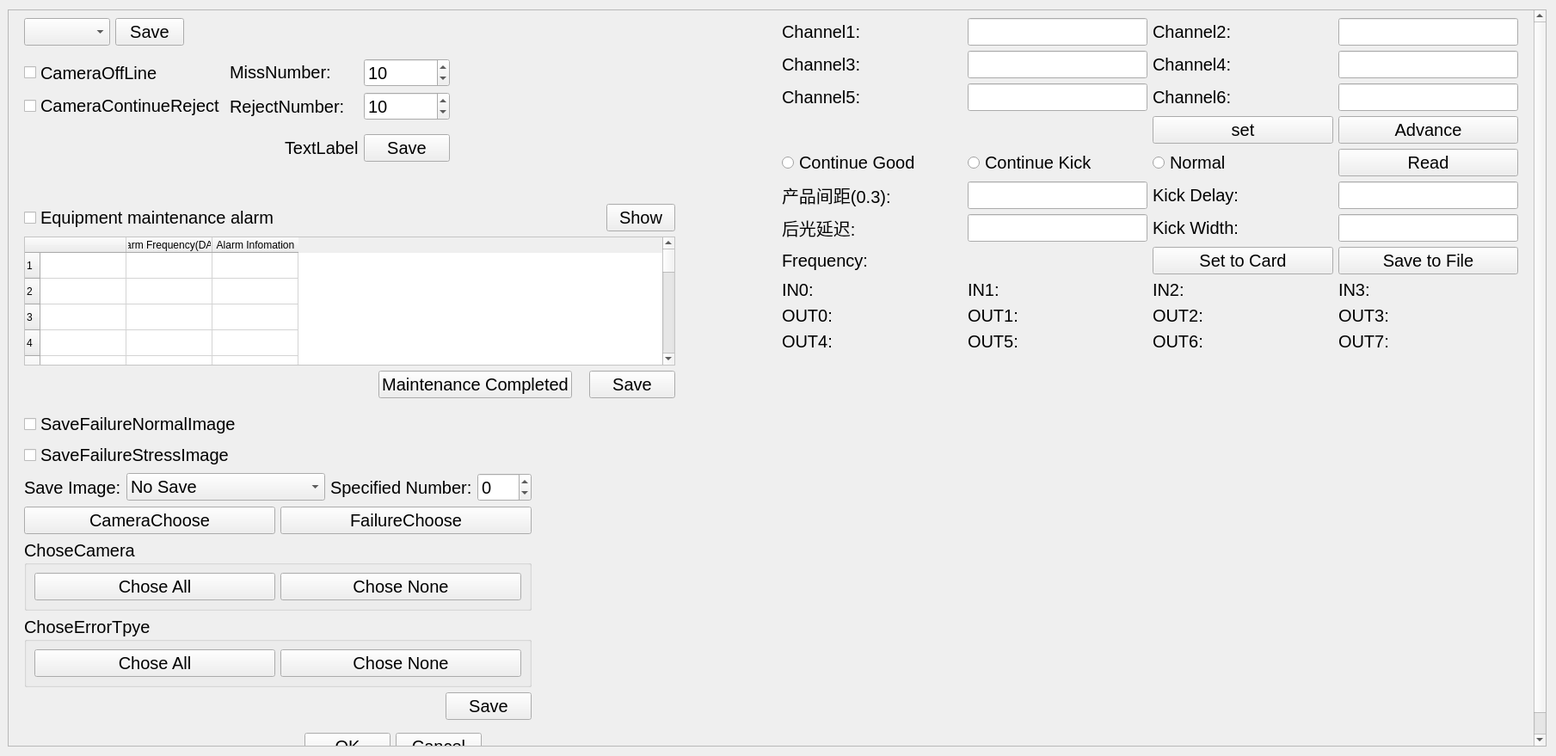
<?xml version="1.0" encoding="UTF-8"?>
<ui version="4.0">
 <class>WidgetTest</class>
 <widget class="QWidget" name="WidgetTest">
  <property name="geometry">
   <rect>
    <x>0</x>
    <y>0</y>
    <width>1809</width>
    <height>879</height>
   </rect>
  </property>
  <property name="minimumSize">
   <size>
    <width>0</width>
    <height>10</height>
   </size>
  </property>
  <property name="font">
   <font>
    <pointsize>15</pointsize>
   </font>
  </property>
  <property name="windowTitle">
   <string>Form</string>
  </property>
  <property name="styleSheet">
   <string notr="true"/>
  </property>
  <layout class="QHBoxLayout" name="horizontalLayout">
   <property name="leftMargin">
    <number>9</number>
   </property>
   <item>
    <widget class="QScrollArea" name="scrollArea">
     <property name="sizePolicy">
      <sizepolicy hsizetype="Preferred" vsizetype="Preferred">
       <horstretch>0</horstretch>
       <verstretch>0</verstretch>
      </sizepolicy>
     </property>
     <property name="styleSheet">
      <string notr="true"/>
     </property>
     <property name="widgetResizable">
      <bool>true</bool>
     </property>
     <widget class="QWidget" name="scrollAreaWidgetContents">
      <property name="geometry">
       <rect>
        <x>0</x>
        <y>0</y>
        <width>1772</width>
        <height>879</height>
       </rect>
      </property>
      <layout class="QHBoxLayout" name="horizontalLayout_2" stretch="1,1">
       <item>
        <layout class="QVBoxLayout" name="verticalLayout_14">
         <item>
          <widget class="DHBaseWidget" name="widget_LoginHoldTime" native="true">
           <property name="sizePolicy">
            <sizepolicy hsizetype="Minimum" vsizetype="Preferred">
             <horstretch>0</horstretch>
             <verstretch>0</verstretch>
            </sizepolicy>
           </property>
           <layout class="QVBoxLayout" name="verticalLayout_13">
            <property name="topMargin">
             <number>0</number>
            </property>
            <item>
             <layout class="QVBoxLayout" name="namelayout_LoginHoldTime"/>
            </item>
            <item>
             <layout class="QHBoxLayout" name="horizontalLayout_18">
              <item>
               <widget class="QComboBox" name="comboBox"/>
              </item>
              <item>
               <widget class="QPushButton" name="pushButton_2">
                <property name="text">
                 <string>Save</string>
                </property>
               </widget>
              </item>
              <item>
               <spacer name="horizontalSpacer_11">
                <property name="orientation">
                 <enum>Qt::Horizontal</enum>
                </property>
                <property name="sizeHint" stdset="0">
                 <size>
                  <width>40</width>
                  <height>20</height>
                 </size>
                </property>
               </spacer>
              </item>
             </layout>
            </item>
           </layout>
          </widget>
         </item>
         <item>
          <widget class="DHBaseWidget" name="widget_CameraSurveillance" native="true">
           <property name="sizePolicy">
            <sizepolicy hsizetype="Minimum" vsizetype="Preferred">
             <horstretch>0</horstretch>
             <verstretch>0</verstretch>
            </sizepolicy>
           </property>
           <layout class="QVBoxLayout" name="verticalLayout_18">
            <property name="topMargin">
             <number>0</number>
            </property>
            <item>
             <layout class="QHBoxLayout" name="horizontalLayout_27">
              <item>
               <layout class="QVBoxLayout" name="verticalLayout_19">
                <item>
                 <layout class="QHBoxLayout" name="horizontalLayout_28">
                  <item>
                   <widget class="QCheckBox" name="checkBox_CameraOffLine">
                    <property name="sizePolicy">
                     <sizepolicy hsizetype="Preferred" vsizetype="Preferred">
                      <horstretch>0</horstretch>
                      <verstretch>0</verstretch>
                     </sizepolicy>
                    </property>
                    <property name="text">
                     <string>CameraOffLine</string>
                    </property>
                   </widget>
                  </item>
                  <item>
                   <widget class="QLabel" name="label_MissNumber">
                    <property name="minimumSize">
                     <size>
                      <width>15</width>
                      <height>0</height>
                     </size>
                    </property>
                    <property name="maximumSize">
                     <size>
                      <width>150</width>
                      <height>16777215</height>
                     </size>
                    </property>
                    <property name="font">
                     <font>
                      <pointsize>15</pointsize>
                     </font>
                    </property>
                    <property name="mouseTracking">
                     <bool>false</bool>
                    </property>
                    <property name="focusPolicy">
                     <enum>Qt::StrongFocus</enum>
                    </property>
                    <property name="text">
                     <string>MissNumber:</string>
                    </property>
                   </widget>
                  </item>
                  <item>
                   <widget class="QSpinBox" name="spinBox_OffLineNumber">
                    <property name="minimumSize">
                     <size>
                      <width>100</width>
                      <height>0</height>
                     </size>
                    </property>
                    <property name="maximumSize">
                     <size>
                      <width>100</width>
                      <height>16777215</height>
                     </size>
                    </property>
                    <property name="font">
                     <font>
                      <pointsize>15</pointsize>
                     </font>
                    </property>
                    <property name="minimum">
                     <number>1</number>
                    </property>
                    <property name="maximum">
                     <number>999</number>
                    </property>
                    <property name="value">
                     <number>10</number>
                    </property>
                   </widget>
                  </item>
                 </layout>
                </item>
                <item>
                 <layout class="QHBoxLayout" name="horizontalLayout_30">
                  <item>
                   <widget class="QCheckBox" name="checkBox_CameraContinueReject">
                    <property name="text">
                     <string>CameraContinueReject</string>
                    </property>
                   </widget>
                  </item>
                  <item>
                   <widget class="QLabel" name="label_rejectNumber">
                    <property name="minimumSize">
                     <size>
                      <width>150</width>
                      <height>0</height>
                     </size>
                    </property>
                    <property name="maximumSize">
                     <size>
                      <width>150</width>
                      <height>16777215</height>
                     </size>
                    </property>
                    <property name="font">
                     <font>
                      <pointsize>15</pointsize>
                     </font>
                    </property>
                    <property name="text">
                     <string>RejectNumber:</string>
                    </property>
                   </widget>
                  </item>
                  <item>
                   <widget class="QSpinBox" name="spinBox_RejectNo">
                    <property name="minimumSize">
                     <size>
                      <width>100</width>
                      <height>0</height>
                     </size>
                    </property>
                    <property name="maximumSize">
                     <size>
                      <width>100</width>
                      <height>16777215</height>
                     </size>
                    </property>
                    <property name="font">
                     <font>
                      <pointsize>15</pointsize>
                     </font>
                    </property>
                    <property name="minimum">
                     <number>1</number>
                    </property>
                    <property name="maximum">
                     <number>999</number>
                    </property>
                    <property name="value">
                     <number>10</number>
                    </property>
                   </widget>
                  </item>
                 </layout>
                </item>
                <item>
                 <widget class="QWidget" name="widget_StatisErrorType_4" native="true">
                  <property name="minimumSize">
                   <size>
                    <width>0</width>
                    <height>0</height>
                   </size>
                  </property>
                  <layout class="QGridLayout" name="gridLayout_25">
                   <property name="margin">
                    <number>2</number>
                   </property>
                   <item row="0" column="0">
                    <layout class="QGridLayout" name="layoutStatisErrorType_4"/>
                   </item>
                  </layout>
                 </widget>
                </item>
                <item>
                 <layout class="QHBoxLayout" name="horizontalLayout_31">
                  <item>
                   <spacer name="horizontalSpacer_15">
                    <property name="orientation">
                     <enum>Qt::Horizontal</enum>
                    </property>
                    <property name="sizeHint" stdset="0">
                     <size>
                      <width>40</width>
                      <height>20</height>
                     </size>
                    </property>
                   </spacer>
                  </item>
                  <item>
                   <widget class="QLabel" name="CameraMonitor_Status">
                    <property name="text">
                     <string>TextLabel</string>
                    </property>
                   </widget>
                  </item>
                  <item>
                   <widget class="QPushButton" name="btnOK_CameraSurveillance">
                    <property name="minimumSize">
                     <size>
                      <width>100</width>
                      <height>0</height>
                     </size>
                    </property>
                    <property name="text">
                     <string>Save</string>
                    </property>
                   </widget>
                  </item>
                 </layout>
                </item>
               </layout>
              </item>
              <item>
               <spacer name="horizontalSpacer_16">
                <property name="orientation">
                 <enum>Qt::Horizontal</enum>
                </property>
                <property name="sizeHint" stdset="0">
                 <size>
                  <width>40</width>
                  <height>20</height>
                 </size>
                </property>
               </spacer>
              </item>
             </layout>
            </item>
           </layout>
          </widget>
         </item>
         <item>
          <widget class="DHBaseWidget" name="widget_EquipAlarm" native="true">
           <property name="minimumSize">
            <size>
             <width>0</width>
             <height>0</height>
            </size>
           </property>
           <layout class="QVBoxLayout" name="verticalLayout_17">
            <property name="spacing">
             <number>0</number>
            </property>
            <property name="leftMargin">
             <number>0</number>
            </property>
            <property name="topMargin">
             <number>25</number>
            </property>
            <property name="rightMargin">
             <number>0</number>
            </property>
            <property name="bottomMargin">
             <number>0</number>
            </property>
            <item>
             <layout class="QVBoxLayout" name="namelayout_CameraSurveillance"/>
            </item>
            <item>
             <widget class="QWidget" name="widget_2" native="true">
              <layout class="QHBoxLayout" name="horizontalLayout_23">
               <item>
                <layout class="QVBoxLayout" name="verticalLayout_20">
                 <item>
                  <layout class="QHBoxLayout" name="horizontalLayout_19">
                   <item>
                    <widget class="QCheckBox" name="checkBox_EquipAlarm">
                     <property name="sizePolicy">
                      <sizepolicy hsizetype="Expanding" vsizetype="Fixed">
                       <horstretch>0</horstretch>
                       <verstretch>0</verstretch>
                      </sizepolicy>
                     </property>
                     <property name="text">
                      <string>Equipment maintenance alarm</string>
                     </property>
                    </widget>
                   </item>
                   <item>
                    <widget class="QPushButton" name="ShowAlarmSet_btn">
                     <property name="text">
                      <string>Show</string>
                     </property>
                     <property name="checkable">
                      <bool>true</bool>
                     </property>
                    </widget>
                   </item>
                  </layout>
                 </item>
                 <item>
                  <widget class="QTableWidget" name="tableWidget_EquipAlarm">
                   <property name="minimumSize">
                    <size>
                     <width>650</width>
                     <height>150</height>
                    </size>
                   </property>
                   <property name="styleSheet">
                    <string notr="true">QTableWidget{
background:#FFFFFF;
}
</string>
                   </property>
                   <property name="rowCount">
                    <number>20</number>
                   </property>
                   <attribute name="horizontalHeaderDefaultSectionSize">
                    <number>100</number>
                   </attribute>
                   <row/>
                   <row/>
                   <row/>
                   <row/>
                   <row/>
                   <row/>
                   <row/>
                   <row/>
                   <row/>
                   <row/>
                   <row/>
                   <row/>
                   <row/>
                   <row/>
                   <row/>
                   <row/>
                   <row/>
                   <row/>
                   <row/>
                   <row/>
                   <column>
                    <property name="text">
                     <string/>
                    </property>
                   </column>
                   <column>
                    <property name="text">
                     <string>Alarm Frequency(DAY)</string>
                    </property>
                   </column>
                   <column>
                    <property name="text">
                     <string>Alarm Infomation</string>
                    </property>
                   </column>
                  </widget>
                 </item>
                 <item>
                  <layout class="QHBoxLayout" name="horizontalLayout_20">
                   <property name="spacing">
                    <number>20</number>
                   </property>
                   <item>
                    <spacer name="horizontalSpacer">
                     <property name="orientation">
                      <enum>Qt::Horizontal</enum>
                     </property>
                     <property name="sizeHint" stdset="0">
                      <size>
                       <width>40</width>
                       <height>20</height>
                      </size>
                     </property>
                    </spacer>
                   </item>
                   <item>
                    <layout class="QGridLayout" name="gridLayout_EquipAlarm">
                     <property name="horizontalSpacing">
                      <number>3</number>
                     </property>
                     <property name="verticalSpacing">
                      <number>2</number>
                     </property>
                    </layout>
                   </item>
                   <item>
                    <widget class="QPushButton" name="btn_ClearAlarm">
                     <property name="text">
                      <string>Maintenance Completed</string>
                     </property>
                    </widget>
                   </item>
                   <item>
                    <widget class="QPushButton" name="btnOk_EquipAlarm">
                     <property name="minimumSize">
                      <size>
                       <width>100</width>
                       <height>0</height>
                      </size>
                     </property>
                     <property name="text">
                      <string>Save</string>
                     </property>
                    </widget>
                   </item>
                  </layout>
                 </item>
                </layout>
               </item>
               <item>
                <spacer name="horizontalSpacer_9">
                 <property name="orientation">
                  <enum>Qt::Horizontal</enum>
                 </property>
                 <property name="sizeType">
                  <enum>QSizePolicy::Fixed</enum>
                 </property>
                 <property name="sizeHint" stdset="0">
                  <size>
                   <width>100</width>
                   <height>20</height>
                  </size>
                 </property>
                </spacer>
               </item>
              </layout>
             </widget>
            </item>
           </layout>
          </widget>
         </item>
         <item>
          <widget class="DHBaseWidget" name="widget_saveImageSet" native="true">
           <property name="sizePolicy">
            <sizepolicy hsizetype="Minimum" vsizetype="Preferred">
             <horstretch>0</horstretch>
             <verstretch>0</verstretch>
            </sizepolicy>
           </property>
           <layout class="QVBoxLayout" name="verticalLayout_16">
            <property name="topMargin">
             <number>0</number>
            </property>
            <item>
             <layout class="QHBoxLayout" name="horizontalLayout_16">
              <item>
               <layout class="QVBoxLayout" name="verticalLayout_15">
                <item>
                 <layout class="QVBoxLayout" name="verticalLayout">
                  <item>
                   <layout class="QVBoxLayout" name="namelayout_saveImage"/>
                  </item>
                  <item>
                   <widget class="QCheckBox" name="checkBox_saveFailureNormalImage">
                    <property name="text">
                     <string>SaveFailureNormalImage</string>
                    </property>
                   </widget>
                  </item>
                  <item>
                   <widget class="QCheckBox" name="checkBox_saveFailureStressImage">
                    <property name="text">
                     <string>SaveFailureStressImage</string>
                    </property>
                   </widget>
                  </item>
                  <item>
                   <layout class="QHBoxLayout" name="horizontalLayout_9">
                    <item>
                     <widget class="QLabel" name="label_Mode">
                      <property name="font">
                       <font>
                        <pointsize>15</pointsize>
                       </font>
                      </property>
                      <property name="text">
                       <string>Save Image:</string>
                      </property>
                     </widget>
                    </item>
                    <item>
                     <widget class="QComboBox" name="comboBox_SaveMode">
                      <item>
                       <property name="text">
                        <string>No Save</string>
                       </property>
                      </item>
                      <item>
                       <property name="text">
                        <string>All Image(specified)</string>
                       </property>
                      </item>
                      <item>
                       <property name="text">
                        <string>Failur Image(specified)</string>
                       </property>
                      </item>
                     </widget>
                    </item>
                    <item>
                     <widget class="QLabel" name="label_Number">
                      <property name="font">
                       <font>
                        <pointsize>15</pointsize>
                       </font>
                      </property>
                      <property name="text">
                       <string>Specified Number:</string>
                      </property>
                     </widget>
                    </item>
                    <item>
                     <widget class="QSpinBox" name="spinBox_Number">
                      <property name="font">
                       <font>
                        <pointsize>15</pointsize>
                       </font>
                      </property>
                      <property name="minimum">
                       <number>-1</number>
                      </property>
                      <property name="maximum">
                       <number>999</number>
                      </property>
                     </widget>
                    </item>
                   </layout>
                  </item>
                  <item>
                   <layout class="QHBoxLayout" name="horizontalLayout_14">
                    <item>
                     <widget class="QPushButton" name="btnChoseCamera">
                      <property name="text">
                       <string>CameraChoose</string>
                      </property>
                     </widget>
                    </item>
                    <item>
                     <widget class="QPushButton" name="btnChoseErrorType">
                      <property name="text">
                       <string>FailureChoose</string>
                      </property>
                     </widget>
                    </item>
                   </layout>
                  </item>
                 </layout>
                </item>
                <item>
                 <widget class="QGroupBox" name="groupBox_ChoseCamera">
                  <property name="title">
                   <string>ChoseCamera</string>
                  </property>
                  <layout class="QGridLayout" name="gridLayout_8">
                   <item row="0" column="0" colspan="2">
                    <layout class="QGridLayout" name="layoutChoseCamera"/>
                   </item>
                   <item row="1" column="0">
                    <widget class="QPushButton" name="pushButton_choseAllCamera">
                     <property name="text">
                      <string>Chose All</string>
                     </property>
                    </widget>
                   </item>
                   <item row="1" column="1">
                    <widget class="QPushButton" name="pushButton_choseNoneCamera">
                     <property name="text">
                      <string>Chose None</string>
                     </property>
                    </widget>
                   </item>
                  </layout>
                 </widget>
                </item>
                <item>
                 <widget class="QGroupBox" name="groupBox_ChoseErrorType">
                  <property name="title">
                   <string>ChoseErrorTpye</string>
                  </property>
                  <layout class="QGridLayout" name="gridLayout_14">
                   <item row="0" column="0" colspan="2">
                    <layout class="QVBoxLayout" name="layoutChoseErrorType"/>
                   </item>
                   <item row="1" column="0">
                    <widget class="QPushButton" name="pushButton_choseAllErrorType">
                     <property name="text">
                      <string>Chose All</string>
                     </property>
                    </widget>
                   </item>
                   <item row="1" column="1">
                    <widget class="QPushButton" name="pushButton_choseNoneErrorType">
                     <property name="text">
                      <string>Chose None</string>
                     </property>
                    </widget>
                   </item>
                  </layout>
                 </widget>
                </item>
                <item>
                 <layout class="QHBoxLayout" name="horizontalLayout_5">
                  <item>
                   <spacer name="horizontalSpacer_4">
                    <property name="orientation">
                     <enum>Qt::Horizontal</enum>
                    </property>
                    <property name="sizeHint" stdset="0">
                     <size>
                      <width>40</width>
                      <height>20</height>
                     </size>
                    </property>
                   </spacer>
                  </item>
                  <item>
                   <widget class="QPushButton" name="btnOK_Save">
                    <property name="minimumSize">
                     <size>
                      <width>100</width>
                      <height>0</height>
                     </size>
                    </property>
                    <property name="text">
                     <string>Save</string>
                    </property>
                   </widget>
                  </item>
                 </layout>
                </item>
               </layout>
              </item>
              <item>
               <spacer name="horizontalSpacer_5">
                <property name="orientation">
                 <enum>Qt::Horizontal</enum>
                </property>
                <property name="sizeHint" stdset="0">
                 <size>
                  <width>40</width>
                  <height>20</height>
                 </size>
                </property>
               </spacer>
              </item>
             </layout>
            </item>
           </layout>
          </widget>
         </item>
         <item>
          <layout class="QVBoxLayout" name="verticalLayout_7">
           <item>
            <layout class="QVBoxLayout" name="layoutSample"/>
           </item>
           <item>
            <layout class="QHBoxLayout" name="horizontalLayout_3">
             <item>
              <spacer name="horizontalSpacer_3">
               <property name="orientation">
                <enum>Qt::Horizontal</enum>
               </property>
               <property name="sizeHint" stdset="0">
                <size>
                 <width>40</width>
                 <height>20</height>
                </size>
               </property>
              </spacer>
             </item>
             <item>
              <widget class="QPushButton" name="btnOK">
               <property name="minimumSize">
                <size>
                 <width>100</width>
                 <height>0</height>
                </size>
               </property>
               <property name="text">
                <string>OK</string>
               </property>
              </widget>
             </item>
             <item>
              <widget class="QPushButton" name="btnCancel">
               <property name="minimumSize">
                <size>
                 <width>100</width>
                 <height>0</height>
                </size>
               </property>
               <property name="text">
                <string>Cancel</string>
               </property>
              </widget>
             </item>
             <item>
              <spacer name="horizontalSpacer_2">
               <property name="orientation">
                <enum>Qt::Horizontal</enum>
               </property>
               <property name="sizeHint" stdset="0">
                <size>
                 <width>40</width>
                 <height>20</height>
                </size>
               </property>
              </spacer>
             </item>
            </layout>
           </item>
           <item>
            <spacer name="verticalSpacer">
             <property name="orientation">
              <enum>Qt::Vertical</enum>
             </property>
             <property name="sizeHint" stdset="0">
              <size>
               <width>20</width>
               <height>40</height>
              </size>
             </property>
            </spacer>
           </item>
          </layout>
         </item>
        </layout>
       </item>
       <item>
        <layout class="QVBoxLayout" name="verticalLayout_4">
         <item>
          <widget class="DHBaseWidget" name="widget_IOCardSet" native="true">
           <layout class="QVBoxLayout" name="verticalLayout_11">
            <property name="topMargin">
             <number>0</number>
            </property>
            <item>
             <layout class="QVBoxLayout" name="widget_IOCounter"/>
            </item>
            <item>
             <layout class="QGridLayout" name="gridLayout_15">
              <item row="6" column="4">
               <widget class="QLineEdit" name="KickDelay">
                <property name="sizePolicy">
                 <sizepolicy hsizetype="Preferred" vsizetype="Preferred">
                  <horstretch>0</horstretch>
                  <verstretch>0</verstretch>
                 </sizepolicy>
                </property>
               </widget>
              </item>
              <item row="6" column="3">
               <widget class="QLabel" name="label_20">
                <property name="text">
                 <string>Kick Delay:</string>
                </property>
               </widget>
              </item>
              <item row="3" column="4">
               <widget class="QLineEdit" name="Delay6">
                <property name="sizePolicy">
                 <sizepolicy hsizetype="Preferred" vsizetype="Preferred">
                  <horstretch>0</horstretch>
                  <verstretch>0</verstretch>
                 </sizepolicy>
                </property>
               </widget>
              </item>
              <item row="2" column="4">
               <widget class="QLineEdit" name="Delay4">
                <property name="sizePolicy">
                 <sizepolicy hsizetype="Preferred" vsizetype="Preferred">
                  <horstretch>0</horstretch>
                  <verstretch>0</verstretch>
                 </sizepolicy>
                </property>
               </widget>
              </item>
              <item row="10" column="0">
               <widget class="QLabel" name="label_IN0">
                <property name="text">
                 <string>IN0:</string>
                </property>
               </widget>
              </item>
              <item row="9" column="0">
               <widget class="QLabel" name="label_frequency">
                <property name="text">
                 <string>Frequency:</string>
                </property>
               </widget>
              </item>
              <item row="3" column="3">
               <widget class="QLabel" name="label_11">
                <property name="text">
                 <string>Channel6:</string>
                </property>
               </widget>
              </item>
              <item row="12" column="1">
               <widget class="QLabel" name="label_OUT5">
                <property name="text">
                 <string>OUT5:</string>
                </property>
               </widget>
              </item>
              <item row="12" column="0">
               <widget class="QLabel" name="label_OUT4">
                <property name="text">
                 <string>OUT4:</string>
                </property>
               </widget>
              </item>
              <item row="7" column="1">
               <widget class="QLineEdit" name="lineDelay">
                <property name="sizePolicy">
                 <sizepolicy hsizetype="Preferred" vsizetype="Preferred">
                  <horstretch>0</horstretch>
                  <verstretch>0</verstretch>
                 </sizepolicy>
                </property>
               </widget>
              </item>
              <item row="10" column="3">
               <widget class="QLabel" name="label_IN2">
                <property name="text">
                 <string>IN2:</string>
                </property>
               </widget>
              </item>
              <item row="12" column="3">
               <widget class="QLabel" name="label_OUT6">
                <property name="text">
                 <string>OUT6:</string>
                </property>
               </widget>
              </item>
              <item row="13" column="4">
               <widget class="QLabel" name="label_29">
                <property name="text">
                 <string/>
                </property>
               </widget>
              </item>
              <item row="11" column="0">
               <widget class="QLabel" name="label_OUT0">
                <property name="text">
                 <string>OUT0:</string>
                </property>
               </widget>
              </item>
              <item row="6" column="1">
               <widget class="QLineEdit" name="Distance1to4">
                <property name="sizePolicy">
                 <sizepolicy hsizetype="Preferred" vsizetype="Preferred">
                  <horstretch>0</horstretch>
                  <verstretch>0</verstretch>
                 </sizepolicy>
                </property>
                <property name="maximumSize">
                 <size>
                  <width>16777215</width>
                  <height>16777215</height>
                 </size>
                </property>
               </widget>
              </item>
              <item row="1" column="0">
               <widget class="QLabel" name="label_6">
                <property name="sizePolicy">
                 <sizepolicy hsizetype="Preferred" vsizetype="Preferred">
                  <horstretch>0</horstretch>
                  <verstretch>0</verstretch>
                 </sizepolicy>
                </property>
                <property name="text">
                 <string>Channel1:</string>
                </property>
               </widget>
              </item>
              <item row="10" column="1">
               <widget class="QLabel" name="label_IN1">
                <property name="text">
                 <string>IN1:</string>
                </property>
               </widget>
              </item>
              <item row="13" column="0">
               <widget class="QLabel" name="label_23">
                <property name="text">
                 <string/>
                </property>
               </widget>
              </item>
              <item row="2" column="3">
               <widget class="QLabel" name="label_9">
                <property name="text">
                 <string>Channel4:</string>
                </property>
               </widget>
              </item>
              <item row="1" column="3">
               <widget class="QLabel" name="label_7">
                <property name="text">
                 <string>Channel2:</string>
                </property>
               </widget>
              </item>
              <item row="11" column="1">
               <widget class="QLabel" name="label_OUT1">
                <property name="text">
                 <string>OUT1:</string>
                </property>
               </widget>
              </item>
              <item row="7" column="0">
               <widget class="QLabel" name="label_5">
                <property name="text">
                 <string>后光延迟:</string>
                </property>
               </widget>
              </item>
              <item row="7" column="3">
               <widget class="QLabel" name="label_19">
                <property name="sizePolicy">
                 <sizepolicy hsizetype="Preferred" vsizetype="Preferred">
                  <horstretch>0</horstretch>
                  <verstretch>0</verstretch>
                 </sizepolicy>
                </property>
                <property name="text">
                 <string>Kick Width:</string>
                </property>
               </widget>
              </item>
              <item row="13" column="3">
               <widget class="QLabel" name="label_24">
                <property name="text">
                 <string/>
                </property>
               </widget>
              </item>
              <item row="9" column="3">
               <widget class="QPushButton" name="settocard">
                <property name="sizePolicy">
                 <sizepolicy hsizetype="Preferred" vsizetype="Preferred">
                  <horstretch>0</horstretch>
                  <verstretch>0</verstretch>
                 </sizepolicy>
                </property>
                <property name="text">
                 <string>Set to Card</string>
                </property>
               </widget>
              </item>
              <item row="4" column="4">
               <widget class="QPushButton" name="advance1">
                <property name="sizePolicy">
                 <sizepolicy hsizetype="Preferred" vsizetype="Preferred">
                  <horstretch>0</horstretch>
                  <verstretch>0</verstretch>
                 </sizepolicy>
                </property>
                <property name="text">
                 <string>Advance</string>
                </property>
               </widget>
              </item>
              <item row="6" column="0">
               <widget class="QLabel" name="label_3">
                <property name="sizePolicy">
                 <sizepolicy hsizetype="Preferred" vsizetype="Preferred">
                  <horstretch>0</horstretch>
                  <verstretch>0</verstretch>
                 </sizepolicy>
                </property>
                <property name="text">
                 <string>产品间距(0.3):</string>
                </property>
               </widget>
              </item>
              <item row="11" column="3">
               <widget class="QLabel" name="label_OUT2">
                <property name="text">
                 <string>OUT2:</string>
                </property>
               </widget>
              </item>
              <item row="14" column="0">
               <widget class="QLabel" name="label_28">
                <property name="text">
                 <string/>
                </property>
               </widget>
              </item>
              <item row="13" column="1">
               <widget class="QLabel" name="label_15">
                <property name="text">
                 <string/>
                </property>
               </widget>
              </item>
              <item row="1" column="1">
               <widget class="QLineEdit" name="Delay1">
                <property name="sizePolicy">
                 <sizepolicy hsizetype="Preferred" vsizetype="Preferred">
                  <horstretch>0</horstretch>
                  <verstretch>0</verstretch>
                 </sizepolicy>
                </property>
               </widget>
              </item>
              <item row="10" column="4">
               <widget class="QLabel" name="label_IN3">
                <property name="text">
                 <string>IN3:</string>
                </property>
               </widget>
              </item>
              <item row="3" column="0">
               <widget class="QLabel" name="label_10">
                <property name="text">
                 <string>Channel5:</string>
                </property>
               </widget>
              </item>
              <item row="7" column="4">
               <widget class="QLineEdit" name="KickWidth">
                <property name="sizePolicy">
                 <sizepolicy hsizetype="Preferred" vsizetype="Preferred">
                  <horstretch>0</horstretch>
                  <verstretch>0</verstretch>
                 </sizepolicy>
                </property>
               </widget>
              </item>
              <item row="2" column="0">
               <widget class="QLabel" name="label_8">
                <property name="sizePolicy">
                 <sizepolicy hsizetype="Preferred" vsizetype="Preferred">
                  <horstretch>0</horstretch>
                  <verstretch>0</verstretch>
                 </sizepolicy>
                </property>
                <property name="text">
                 <string>Channel3:</string>
                </property>
               </widget>
              </item>
              <item row="1" column="4">
               <widget class="QLineEdit" name="Delay2">
                <property name="sizePolicy">
                 <sizepolicy hsizetype="Preferred" vsizetype="Preferred">
                  <horstretch>0</horstretch>
                  <verstretch>0</verstretch>
                 </sizepolicy>
                </property>
               </widget>
              </item>
              <item row="2" column="1">
               <widget class="QLineEdit" name="Delay3">
                <property name="sizePolicy">
                 <sizepolicy hsizetype="Preferred" vsizetype="Preferred">
                  <horstretch>0</horstretch>
                  <verstretch>0</verstretch>
                 </sizepolicy>
                </property>
               </widget>
              </item>
              <item row="11" column="4">
               <widget class="QLabel" name="label_OUT3">
                <property name="text">
                 <string>OUT3:</string>
                </property>
               </widget>
              </item>
              <item row="9" column="4">
               <widget class="QPushButton" name="settofile">
                <property name="sizePolicy">
                 <sizepolicy hsizetype="Preferred" vsizetype="Preferred">
                  <horstretch>0</horstretch>
                  <verstretch>0</verstretch>
                 </sizepolicy>
                </property>
                <property name="text">
                 <string>Save to File</string>
                </property>
               </widget>
              </item>
              <item row="5" column="4">
               <widget class="QPushButton" name="read">
                <property name="sizePolicy">
                 <sizepolicy hsizetype="Preferred" vsizetype="Preferred">
                  <horstretch>0</horstretch>
                  <verstretch>0</verstretch>
                 </sizepolicy>
                </property>
                <property name="text">
                 <string>Read</string>
                </property>
               </widget>
              </item>
              <item row="12" column="4">
               <widget class="QLabel" name="label_OUT7">
                <property name="text">
                 <string>OUT7:</string>
                </property>
               </widget>
              </item>
              <item row="5" column="1">
               <widget class="QRadioButton" name="radioButton_bad">
                <property name="sizePolicy">
                 <sizepolicy hsizetype="Preferred" vsizetype="Preferred">
                  <horstretch>0</horstretch>
                  <verstretch>0</verstretch>
                 </sizepolicy>
                </property>
                <property name="text">
                 <string>Continue Kick</string>
                </property>
               </widget>
              </item>
              <item row="4" column="3">
               <widget class="QPushButton" name="pushButton_set">
                <property name="text">
                 <string>set</string>
                </property>
               </widget>
              </item>
              <item row="5" column="0">
               <widget class="QRadioButton" name="radioButton_good">
                <property name="sizePolicy">
                 <sizepolicy hsizetype="Preferred" vsizetype="Preferred">
                  <horstretch>0</horstretch>
                  <verstretch>0</verstretch>
                 </sizepolicy>
                </property>
                <property name="text">
                 <string>Continue Good</string>
                </property>
               </widget>
              </item>
              <item row="3" column="1">
               <widget class="QLineEdit" name="Delay5">
                <property name="sizePolicy">
                 <sizepolicy hsizetype="Preferred" vsizetype="Preferred">
                  <horstretch>0</horstretch>
                  <verstretch>0</verstretch>
                 </sizepolicy>
                </property>
               </widget>
              </item>
              <item row="5" column="3">
               <widget class="QRadioButton" name="radioButton_normal">
                <property name="text">
                 <string>Normal</string>
                </property>
               </widget>
              </item>
             </layout>
            </item>
            <item>
             <spacer name="verticalSpacer_2">
              <property name="orientation">
               <enum>Qt::Vertical</enum>
              </property>
              <property name="sizeHint" stdset="0">
               <size>
                <width>20</width>
                <height>40</height>
               </size>
              </property>
             </spacer>
            </item>
           </layout>
           <zorder></zorder>
           <zorder></zorder>
           <zorder>verticalSpacer_2</zorder>
          </widget>
         </item>
        </layout>
       </item>
      </layout>
      <zorder></zorder>
      <zorder></zorder>
     </widget>
    </widget>
   </item>
  </layout>
 </widget>
 <customwidgets>
  <customwidget>
   <class>DHBaseWidget</class>
   <extends>QWidget</extends>
   <header>dhbasewidget.h</header>
   <container>1</container>
  </customwidget>
 </customwidgets>
 <resources/>
 <connections>
  <connection>
   <sender>btnCancel</sender>
   <signal>clicked()</signal>
   <receiver>WidgetTest</receiver>
   <slot>slots_Cancel()</slot>
   <hints>
    <hint type="sourcelabel">
     <x>485</x>
     <y>380</y>
    </hint>
    <hint type="destinationlabel">
     <x>892</x>
     <y>258</y>
    </hint>
   </hints>
  </connection>
 </connections>
 <slots>
  <slot>slots_OK()</slot>
  <slot>slots_Cancel()</slot>
 </slots>
</ui>
